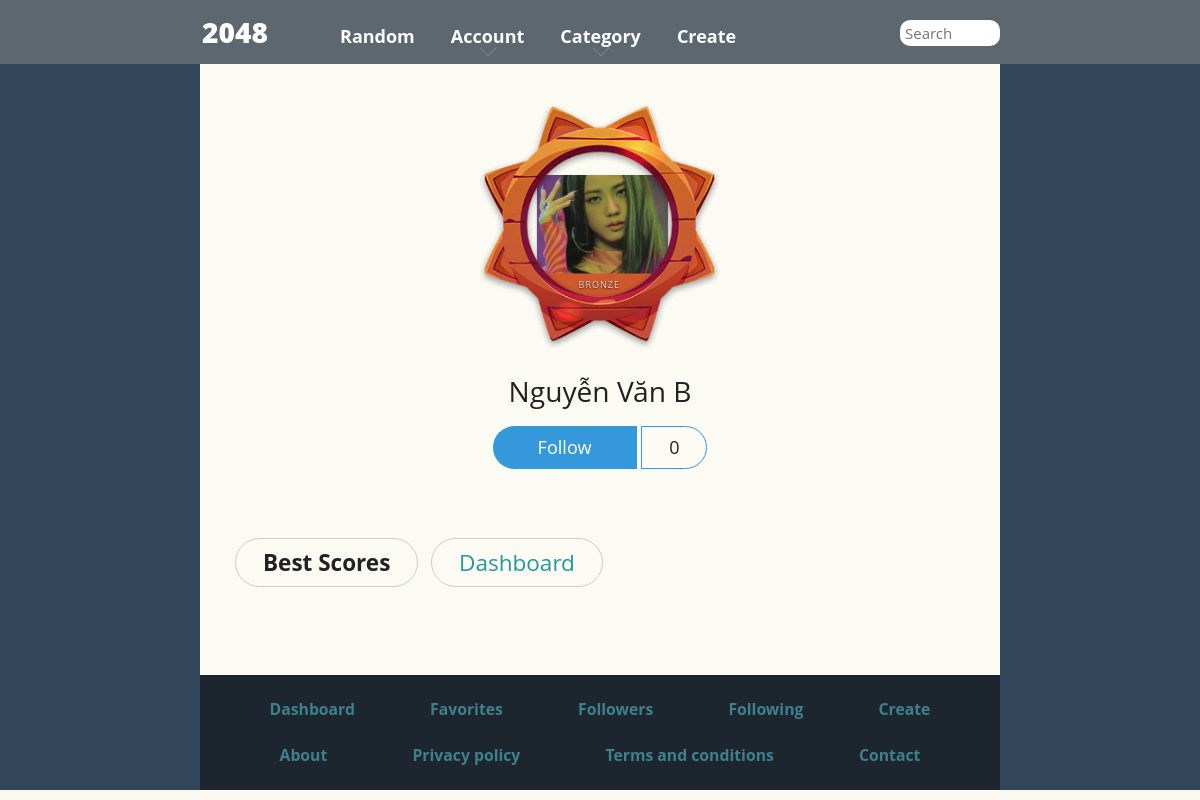
Before: /my-profile.php (signed in) with the older database file.
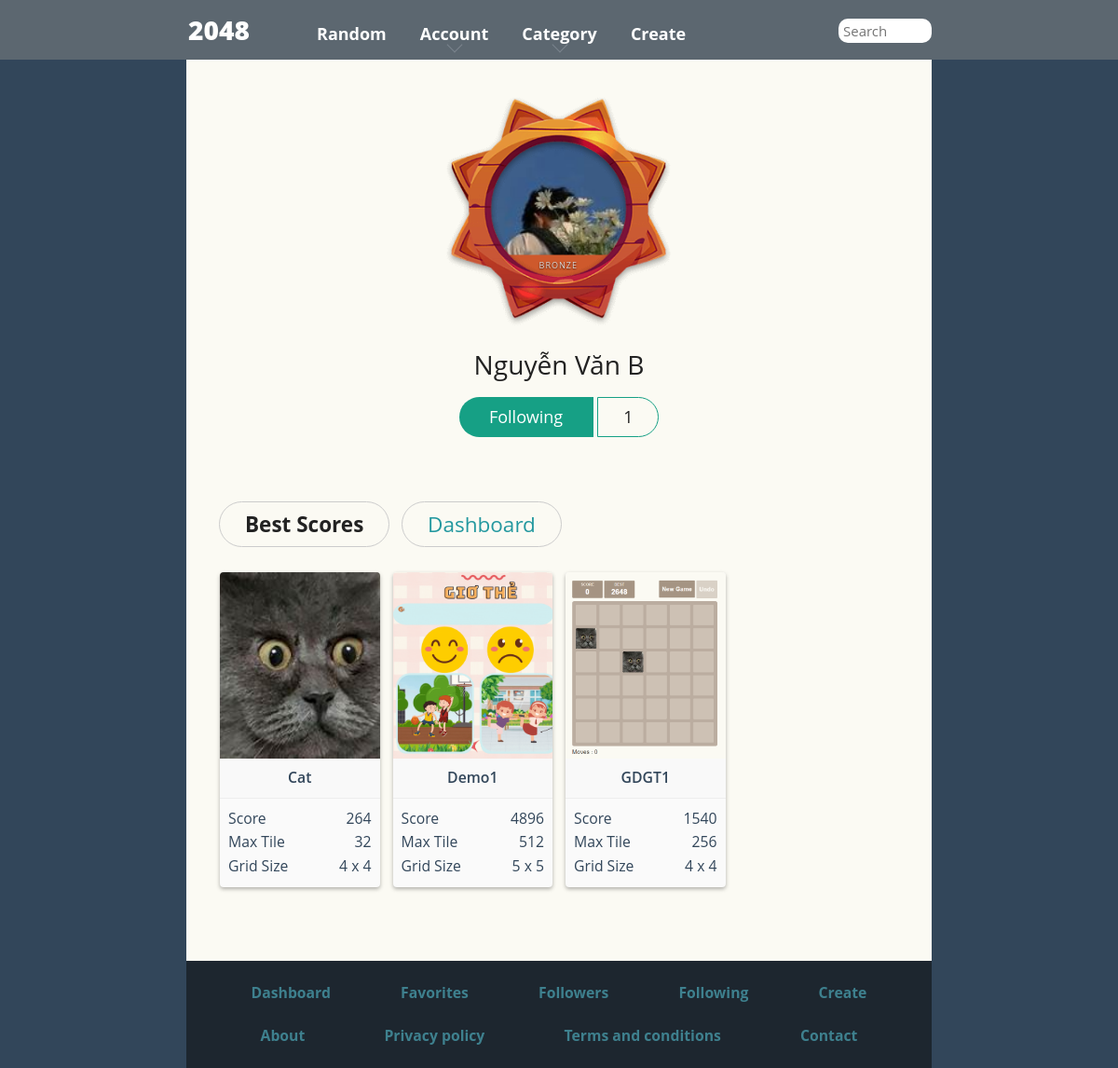
After: the same page with the newer database file.
### tables this page shows
CREATE TABLE `rankings` (
  `id_rank` int(11) NOT NULL,
  `id_user` int(11) NOT NULL,
  `id_game` int(11) NOT NULL,
  `tile_game` int(11) NOT NULL,
  `score_game` int(11) NOT NULL,
  `size` int(11) NOT NULL,
  `datetime_play` varchar(255) NOT NULL
);

CREATE TABLE `games` (
  `id_game` int(11) NOT NULL,
  `id_user` int(11) NOT NULL,
  `name_game` varchar(255) NOT NULL,
  `category_game` int(11) NOT NULL,
  `thumbnail_game` varchar(255) NOT NULL,
  `img_1_game` varchar(255) NOT NULL,
  `img_2_game` varchar(255) NOT NULL,
  `img_3_game` varchar(255) NOT NULL,
  `img_4_game` varchar(255) NOT NULL,
  `img_5_game` varchar(255) NOT NULL,
  `img_6_game` varchar(255) NOT NULL,
  `img_7_game` varchar(255) NOT NULL,
  `img_8_game` varchar(255) NOT NULL,
  `img_9_game` varchar(255) NOT NULL,
  `img_10_game` varchar(255) NOT NULL,
  `img_11_game` varchar(255) NOT NULL,
  `img_12_game` varchar(255) NOT NULL,
  `img_13_game` varchar(255) NOT NULL,
  `img_14_game` varchar(255) NOT NULL,
  `img_15_game` varchar(255) NOT NULL,
  `img_16_game` varchar(255) NOT NULL,
  `datetime_game` varchar(255) NOT NULL
);

### my-profile.php (the view, shortened to what this page needs)
<?php
include('includes/header.php');
?>
<div class="content-wrapper" id="contentWrapper">
    <div class="content page-profile" id="content">
        <div class="container-fluid mb-50">
            <div class="user-details has-badge bronze-user">
                <div class="user-avatar-wrapper">
                    <div class="user-avatar">
                        <div class="box" id="box_0">
                        </div>
                        <span class="badge-name">Bronze</span>
                    </div>
                    <div class="user-badge"></div>
                </div>
                <h1 class="title user-name"><?php echo $_SESSION['user']['name_user'] ?></h1>
                <?php
                    $sql_check = "SELECT * FROM follow WHERE id_follower = ? AND id_following = ?";
                    $stmt_check = $pdo->prepare($sql_check);
                    $stmt_check->execute([$_SESSION['user']['id_user'], $_SESSION['user']['id_user']]);
                    $is_favorite = $stmt_check->rowCount() > 0;
                    $totalFollow = $stmt_check->rowCount();
                    ?>
                    <div class="follow-btn-wrapper <?= $is_favorite ? 'followed' : '' ?>" id="followBtnWrapper">
                        <a href="javascript:void(0)" id="followBtn" class="btn-follow"><?= $is_favorite ? 'Following' : 'Follow' ?></a>
                        <span class="follower-counter" id="followerCounter" data-count="0"><?php echo $totalFollow;?></span>
                    </div>
            </div>
            <div class="row no-gutters mt-15">
                <div class="url-group">
                    <h2>Best Scores</h2>
                    <a href="dashboard">Dashboard</a>
                </div>
            </div>
            <div class="game-blocks row no-gutters">
                <?php
                    $statement = $pdo->prepare("SELECT * FROM rankings r
                        INNER JOIN games g ON g.id_game = r.id_game
                        WHERE r.id_user = ?
                        ORDER BY datetime_play DESC");
                    $statement->execute([$_SESSION['user']['id_user']]);
                    while ($row = $statement->fetch(PDO::FETCH_ASSOC)) {
                        $target_dir = "uploads/{$row['id_game']}/";
                        $target_file = $target_dir . $row['thumbnail_game'];
                ?>
                        <div class="col-lg-3 col-md-3 col-sm-4 col-6">
                            <a href="game/<?php echo $row['id_game'] ?>/<?php echo $row['size'] ?>" title="">
                                <div class="game-block">
                                    <div class="box" id="box_<?php echo $row['id_game'] ?>">
                                        <img src="<?php echo $target_file ?>" accept="image/*" height="200px" style="object-fit: cover;">
                                        <p class="game-name"><?php echo $row['name_game'] ?></p>
                                    </div>
                                    <div class="score-info">
                                        <p><span>Score</span> <span><?php echo $row['score_game'] ?></span></p>
                                        <p><span>Max Tile</span> <span><?php echo $row['tile_game'] ?></span></p>
                                        <p><span>Grid Size</span> <span><?php echo $row['size'] ?> x <?php echo $row['size'] ?></span></p>
                                    </div>
                                </div>
                            </a>
                        </div>
                <?php
                    }
                ?>
            </div>
        </div>
    </div>
</div>
<?php
include('includes/footer.php');
?>

### includes/header.php (shortened to what this page needs)
<!DOCTYPE html>
<html>
<head>
    <link href="style/main.css" rel="stylesheet" type="text/css">
    <link href="style/app.css" rel="stylesheet" type="text/css">
</head>
<body>
    <header class="header" id="headerContent">
        <div class="header-inner">
            <div class="logo" id="logoAnchor">
                <a href="">
                    <strong>2048</strong>
                </a>
            </div>
            <div class="header-nav-wrapper" id="headerNavWrapper">
                <nav id="headerNav" class="header-menu vertical-menu-close">
                    <ul class="nav-menu list-unstyled" style="visibility: visible;">
                        <li>
                            <a href="random.php">
                                Random <span class="hod">Game</span>
                            </a>
                        </li>
                        <li class="has-dropdown">
                            <a href="javascript:void(0);" role="button" onclick="dropDown(this)">Account</a>
                        </li>
                        <li class="has-dropdown">
                            <a href="javascript:void(0);" role="button" onclick="dropDown(this)">Category</a>
                        </li>
                        <li>
                            <a href="create-game">
                                Create <span class="mit-create-a-game">a game</span>
                            </a>
                        </li>
                        <li>
                            <a href="user-games">User Games</a>
                        </li>
                    </ul>
                    <ul class="search-form-ul">
                        <li class="li-search-form">
                            <div class="search-form">
                                <input name="query" type="text" placeholder="Search" autocomplete="off" spellcheck="false" id="searchInput" required>
                            </div>
                        </li>
                    </ul>
                </nav>
            </div>
        </div>
    </header>

### includes/footer.php (shortened to what this page needs)
<footer class="footer" id="footerContent">
    <div class="footer-inner">
        <div class="container-fluid">
            <div class="row">
                <div class="quick-links col-12">
                    <a href="dashboard">Dashboard</a>
                    <a href="favorite-games">Favorites</a>
                    <a href="followers">Followers</a>
                    <a href="following">Following</a>
                    <a href="create-game">Create</a>
                </div>
            </div>
            <div class="row">
                <div class="quick-links col-12">
                    <a href="#">About</a>
                    <a href="#">Privacy policy</a>
                    <a href="#">Terms and conditions</a>
                    <a href="#">Contact</a>
                </div>
            </div>
        </div>
    </div>
</footer>
</body>
</html>

### style/main.css (style rules this page uses)
html, body { margin: 0; padding: 0; background: #faf8ef; color: #776e65; font-family: "Clear Sans", Helvetica Neue, Arial, sans-serif; font-size: 18px; }
body { margin: 80px 0; }
p { margin-top: 0; margin-bottom: 10px; line-height: 1.65; }
a { color: #776e65; font-weight: bold; text-decoration: underline; cursor: pointer; }

### includes/header.php (style rules this page uses)
@media (min-width: 768px) { .header, .header-menu>ul>li>a { height: 64px; } }
#searchInput { width: 100px; border-radius: 10px; border: none; padding-left: 5px; font-size: 15px; background-image: url("https://all2048.com/img/search/search.svg"); background-position: 95% 50%; background-size: 20px; background-repeat: no-repeat; }

Changed rows visible on the page:
added rankings: id_game.thumbnail_game (picture), id_game.name_game "Cat", score_game "264", tile_game "32", size "4"
added rankings: id_game.thumbnail_game (picture), id_game.name_game "Demo1", score_game "4896", tile_game "512", size "5"
added rankings: id_game.thumbnail_game (picture), id_game.name_game "GDGT1", score_game "1540", tile_game "256", size "4"
Other visible differences:
$totalFollow: "0" → "1"
text no longer shown: "Follow"
text now shown: "Following"
